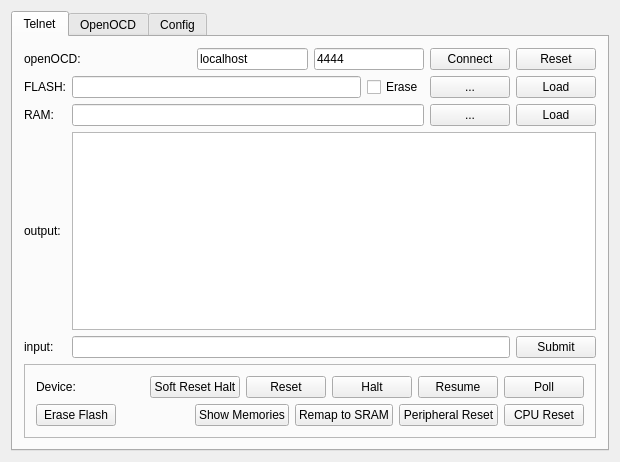
<?xml version="1.0" encoding="UTF-8"?>
<ui version="4.0">
 <class>MainWidget</class>
 <widget class="QWidget" name="MainWidget">
  <property name="geometry">
   <rect>
    <x>0</x>
    <y>0</y>
    <width>620</width>
    <height>436</height>
   </rect>
  </property>
  <property name="windowTitle">
   <string>SAM7 openOCD GUI V0.3</string>
  </property>
  <layout class="QGridLayout" name="gridLayout">
   <item row="0" column="0">
    <widget class="QTabWidget" name="tabWidget">
     <property name="currentIndex">
      <number>0</number>
     </property>
     <widget class="QWidget" name="tabTelnet">
      <attribute name="title">
       <string>Telnet</string>
      </attribute>
      <layout class="QGridLayout" name="gridLayout_2">
       <item row="0" column="0" colspan="2">
        <layout class="QHBoxLayout" name="horizontalLayout_7">
         <item>
          <widget class="QLabel" name="labelOpenOCD">
           <property name="layoutDirection">
            <enum>Qt::LeftToRight</enum>
           </property>
           <property name="text">
            <string>openOCD:</string>
           </property>
          </widget>
         </item>
         <item>
          <spacer name="horizontalSpacerConnection">
           <property name="orientation">
            <enum>Qt::Horizontal</enum>
           </property>
           <property name="sizeHint" stdset="0">
            <size>
             <width>40</width>
             <height>20</height>
            </size>
           </property>
          </spacer>
         </item>
         <item>
          <widget class="QLineEdit" name="lineEditHost">
           <property name="text">
            <string>localhost</string>
           </property>
          </widget>
         </item>
         <item>
          <widget class="QLineEdit" name="lineEditPort">
           <property name="text">
            <string>4444</string>
           </property>
          </widget>
         </item>
         <item>
          <widget class="QPushButton" name="pushButtonOocdConnect">
           <property name="toolTip">
            <string>Connect to the openOCD server via telnet over port 4444</string>
           </property>
           <property name="text">
            <string>Connect</string>
           </property>
          </widget>
         </item>
         <item>
          <widget class="QPushButton" name="pushButtonOocdReset">
           <property name="toolTip">
            <string>Reset the JTAG connection</string>
           </property>
           <property name="text">
            <string>Reset</string>
           </property>
          </widget>
         </item>
        </layout>
       </item>
       <item row="1" column="0">
        <widget class="QLabel" name="labelFlash">
         <property name="text">
          <string>FLASH:</string>
         </property>
         <property name="buddy">
          <cstring>lineEditFlash</cstring>
         </property>
        </widget>
       </item>
       <item row="1" column="1">
        <layout class="QHBoxLayout" name="horizontalLayout_5">
         <item>
          <widget class="QLineEdit" name="lineEditFlash"/>
         </item>
         <item>
          <widget class="QCheckBox" name="checkBoxErase">
           <property name="text">
            <string>Erase</string>
           </property>
          </widget>
         </item>
         <item>
          <widget class="QPushButton" name="pushButtonFlashFile">
           <property name="toolTip">
            <string>browse for flash image</string>
           </property>
           <property name="text">
            <string>...</string>
           </property>
          </widget>
         </item>
         <item>
          <widget class="QPushButton" name="pushButtonFlashLoad">
           <property name="toolTip">
            <string>load the flash image into the chip</string>
           </property>
           <property name="text">
            <string>Load</string>
           </property>
          </widget>
         </item>
        </layout>
       </item>
       <item row="2" column="0">
        <widget class="QLabel" name="labelRam">
         <property name="text">
          <string>RAM:</string>
         </property>
         <property name="buddy">
          <cstring>lineEditRam</cstring>
         </property>
        </widget>
       </item>
       <item row="2" column="1">
        <layout class="QHBoxLayout" name="horizontalLayout_4">
         <item>
          <widget class="QLineEdit" name="lineEditRam"/>
         </item>
         <item>
          <widget class="QPushButton" name="pushButtonRamFile">
           <property name="toolTip">
            <string>browse for RAM image</string>
           </property>
           <property name="text">
            <string>...</string>
           </property>
          </widget>
         </item>
         <item>
          <widget class="QPushButton" name="pushButtonRamLoad">
           <property name="toolTip">
            <string>Load the RAM image into the chip</string>
           </property>
           <property name="text">
            <string>Load</string>
           </property>
          </widget>
         </item>
        </layout>
       </item>
       <item row="3" column="0">
        <widget class="QLabel" name="labelOutput">
         <property name="text">
          <string>output:</string>
         </property>
         <property name="buddy">
          <cstring>textEditOutput</cstring>
         </property>
        </widget>
       </item>
       <item row="3" column="1">
        <widget class="QTextEdit" name="textEditOutput">
         <property name="font">
          <font>
           <family>Courier New</family>
          </font>
         </property>
         <property name="cursor" stdset="0">
          <cursorShape>IBeamCursor</cursorShape>
         </property>
         <property name="contextMenuPolicy">
          <enum>Qt::DefaultContextMenu</enum>
         </property>
         <property name="acceptDrops">
          <bool>false</bool>
         </property>
         <property name="lineWrapMode">
          <enum>QTextEdit::NoWrap</enum>
         </property>
         <property name="readOnly">
          <bool>true</bool>
         </property>
        </widget>
       </item>
       <item row="4" column="0">
        <widget class="QLabel" name="labelInput">
         <property name="text">
          <string>input:</string>
         </property>
         <property name="buddy">
          <cstring>lineEditInput</cstring>
         </property>
        </widget>
       </item>
       <item row="4" column="1">
        <layout class="QHBoxLayout" name="horizontalLayout_2">
         <item>
          <widget class="QLineEdit" name="lineEditInput"/>
         </item>
         <item>
          <widget class="QPushButton" name="pushButtonSubmit">
           <property name="text">
            <string>Submit</string>
           </property>
          </widget>
         </item>
        </layout>
       </item>
       <item row="5" column="0" colspan="2">
        <widget class="QFrame" name="frameDevice">
         <property name="font">
          <font>
           <kerning>true</kerning>
          </font>
         </property>
         <property name="frameShape">
          <enum>QFrame::StyledPanel</enum>
         </property>
         <layout class="QVBoxLayout" name="verticalLayout_2">
          <item>
           <layout class="QHBoxLayout" name="horizontalLayout">
            <item>
             <widget class="QLabel" name="labelDevice">
              <property name="text">
               <string>Device:</string>
              </property>
              <property name="buddy">
               <cstring>lineEditRam</cstring>
              </property>
             </widget>
            </item>
            <item>
             <spacer name="horizontalSpacerOcdCmd">
              <property name="orientation">
               <enum>Qt::Horizontal</enum>
              </property>
              <property name="sizeHint" stdset="0">
               <size>
                <width>40</width>
                <height>20</height>
               </size>
              </property>
             </spacer>
            </item>
            <item>
             <widget class="QPushButton" name="pushButtonSoftReset">
              <property name="toolTip">
               <string>soft_reset_halt</string>
              </property>
              <property name="text">
               <string>Soft Reset Halt</string>
              </property>
             </widget>
            </item>
            <item>
             <widget class="QPushButton" name="pushButtonReset">
              <property name="text">
               <string>Reset</string>
              </property>
             </widget>
            </item>
            <item>
             <widget class="QPushButton" name="pushButtonHalt">
              <property name="toolTip">
               <string>halt the processor</string>
              </property>
              <property name="text">
               <string>Halt</string>
              </property>
             </widget>
            </item>
            <item>
             <widget class="QPushButton" name="pushButtonResume">
              <property name="toolTip">
               <string>resume</string>
              </property>
              <property name="text">
               <string>Resume</string>
              </property>
             </widget>
            </item>
            <item>
             <widget class="QPushButton" name="pushButtonPoll">
              <property name="toolTip">
               <string>check for the processor state</string>
              </property>
              <property name="text">
               <string>Poll</string>
              </property>
             </widget>
            </item>
           </layout>
          </item>
          <item>
           <layout class="QHBoxLayout" name="horizontalLayoutMcuCmd">
            <item>
             <widget class="QPushButton" name="pushButtonEraseFlash">
              <property name="toolTip">
               <string>delete all data in the flash memory</string>
              </property>
              <property name="text">
               <string>Erase Flash</string>
              </property>
             </widget>
            </item>
            <item>
             <spacer name="horizontalSpacerMcuCmd">
              <property name="orientation">
               <enum>Qt::Horizontal</enum>
              </property>
              <property name="sizeHint" stdset="0">
               <size>
                <width>40</width>
                <height>20</height>
               </size>
              </property>
             </spacer>
            </item>
            <item>
             <widget class="QPushButton" name="pushButtonShowMem">
              <property name="toolTip">
               <string>&lt;!DOCTYPE HTML PUBLIC &quot;-//W3C//DTD HTML 4.0//EN&quot; &quot;http://www.w3.org/TR/REC-html40/strict.dtd&quot;&gt;
&lt;html&gt;&lt;head&gt;&lt;meta name=&quot;qrichtext&quot; content=&quot;1&quot; /&gt;&lt;style type=&quot;text/css&quot;&gt;
p, li { white-space: pre-wrap; }
&lt;/style&gt;&lt;/head&gt;&lt;body style=&quot; font-family:'MS Shell Dlg 2'; font-size:8.25pt; font-weight:400; font-style:normal;&quot;&gt;
&lt;p style=&quot; margin-top:0px; margin-bottom:0px; margin-left:0px; margin-right:0px; -qt-block-indent:0; text-indent:0px;&quot;&gt;&lt;span style=&quot; font-size:8pt;&quot;&gt;show some bytes of the RAM, FLASH and remapped memory&lt;/span&gt;&lt;/p&gt;
&lt;p style=&quot; margin-top:0px; margin-bottom:0px; margin-left:0px; margin-right:0px; -qt-block-indent:0; text-indent:0px;&quot;&gt;&lt;span style=&quot; font-size:8pt;&quot;&gt;use this function to check, which memory is mapped to 0x000 0000&lt;/span&gt;&lt;/p&gt;&lt;/body&gt;&lt;/html&gt;</string>
              </property>
              <property name="text">
               <string>Show Memories</string>
              </property>
             </widget>
            </item>
            <item>
             <widget class="QPushButton" name="pushButtonRemap">
              <property name="toolTip">
               <string>do the remap command</string>
              </property>
              <property name="text">
               <string>Remap to SRAM</string>
              </property>
             </widget>
            </item>
            <item>
             <widget class="QPushButton" name="pushButtonPeriphReset">
              <property name="toolTip">
               <string>Resets Peripherals and also remaps back to flash</string>
              </property>
              <property name="text">
               <string>Peripheral Reset</string>
              </property>
             </widget>
            </item>
            <item>
             <widget class="QPushButton" name="pushButtonCpuReset">
              <property name="toolTip">
               <string>Reset the CPU and all its registers</string>
              </property>
              <property name="text">
               <string>CPU Reset</string>
              </property>
             </widget>
            </item>
           </layout>
          </item>
         </layout>
        </widget>
       </item>
      </layout>
     </widget>
     <widget class="QWidget" name="tabOpenOCD">
      <attribute name="title">
       <string>OpenOCD</string>
      </attribute>
      <layout class="QGridLayout" name="gridLayout_3">
       <item row="0" column="0" colspan="2">
        <layout class="QHBoxLayout" name="horizontalLayout_3">
         <item>
          <widget class="QLabel" name="labelOcdConfig">
           <property name="text">
            <string>OpenOCD-Config:</string>
           </property>
           <property name="buddy">
            <cstring>lineEditRam</cstring>
           </property>
          </widget>
         </item>
         <item>
          <widget class="QLineEdit" name="lineEditOcdConfig">
           <property name="text">
            <string>at91sam7_wiggler.cfg</string>
           </property>
          </widget>
         </item>
         <item>
          <widget class="QPushButton" name="pushButtonOcdConfigFile">
           <property name="toolTip">
            <string>browse for RAM image</string>
           </property>
           <property name="text">
            <string>...</string>
           </property>
          </widget>
         </item>
         <item>
          <widget class="QPushButton" name="pushButtonOcdConfigStart">
           <property name="text">
            <string>Start</string>
           </property>
          </widget>
         </item>
        </layout>
       </item>
       <item row="1" column="0">
        <widget class="QTextEdit" name="textEditOcdConfig">
         <property name="font">
          <font>
           <family>Courier New</family>
          </font>
         </property>
         <property name="cursor" stdset="0">
          <cursorShape>IBeamCursor</cursorShape>
         </property>
         <property name="contextMenuPolicy">
          <enum>Qt::DefaultContextMenu</enum>
         </property>
         <property name="acceptDrops">
          <bool>false</bool>
         </property>
         <property name="lineWrapMode">
          <enum>QTextEdit::NoWrap</enum>
         </property>
         <property name="readOnly">
          <bool>false</bool>
         </property>
        </widget>
       </item>
       <item row="1" column="1">
        <layout class="QVBoxLayout" name="verticalLayout">
         <item>
          <spacer name="verticalSpacer_2">
           <property name="orientation">
            <enum>Qt::Vertical</enum>
           </property>
           <property name="sizeHint" stdset="0">
            <size>
             <width>20</width>
             <height>40</height>
            </size>
           </property>
          </spacer>
         </item>
         <item>
          <widget class="QPushButton" name="pushButtonUndo">
           <property name="text">
            <string>Undo</string>
           </property>
          </widget>
         </item>
         <item>
          <widget class="QPushButton" name="pushButtonRedo">
           <property name="text">
            <string>Redo</string>
           </property>
          </widget>
         </item>
         <item>
          <spacer name="verticalSpacer">
           <property name="orientation">
            <enum>Qt::Vertical</enum>
           </property>
           <property name="sizeHint" stdset="0">
            <size>
             <width>20</width>
             <height>40</height>
            </size>
           </property>
          </spacer>
         </item>
         <item>
          <widget class="QPushButton" name="pushButtonReload">
           <property name="text">
            <string>Reaload</string>
           </property>
          </widget>
         </item>
         <item>
          <widget class="QPushButton" name="pushButtonSave">
           <property name="text">
            <string>Save</string>
           </property>
          </widget>
         </item>
         <item>
          <spacer name="verticalSpacer_3">
           <property name="orientation">
            <enum>Qt::Vertical</enum>
           </property>
           <property name="sizeHint" stdset="0">
            <size>
             <width>20</width>
             <height>40</height>
            </size>
           </property>
          </spacer>
         </item>
        </layout>
       </item>
       <item row="2" column="0" colspan="2">
        <widget class="QTextEdit" name="textEditOcdTerminal">
         <property name="font">
          <font>
           <family>Courier New</family>
          </font>
         </property>
         <property name="cursor" stdset="0">
          <cursorShape>IBeamCursor</cursorShape>
         </property>
         <property name="contextMenuPolicy">
          <enum>Qt::DefaultContextMenu</enum>
         </property>
         <property name="acceptDrops">
          <bool>false</bool>
         </property>
         <property name="lineWrapMode">
          <enum>QTextEdit::NoWrap</enum>
         </property>
         <property name="readOnly">
          <bool>true</bool>
         </property>
        </widget>
       </item>
      </layout>
     </widget>
     <widget class="QWidget" name="tabConfig">
      <attribute name="title">
       <string>Config</string>
      </attribute>
      <layout class="QGridLayout" name="gridLayout_8">
       <item row="0" column="0" colspan="3">
        <layout class="QGridLayout" name="gridLayout_7" rowstretch="0,0">
         <item row="0" column="0">
          <widget class="QLabel" name="labelGuiConfig">
           <property name="text">
            <string>GUI-Config:</string>
           </property>
           <property name="buddy">
            <cstring>lineEditRam</cstring>
           </property>
          </widget>
         </item>
         <item row="0" column="1">
          <widget class="QLineEdit" name="lineEditGuiConfig">
           <property name="text">
            <string>openocd-qtgui.conf</string>
           </property>
          </widget>
         </item>
         <item row="0" column="2">
          <widget class="QPushButton" name="pushButtonGuiConfigFile">
           <property name="toolTip">
            <string>browse for RAM image</string>
           </property>
           <property name="text">
            <string>...</string>
           </property>
          </widget>
         </item>
         <item row="0" column="3">
          <widget class="QPushButton" name="pushButtonGuiConfigLoad">
           <property name="text">
            <string>Load</string>
           </property>
          </widget>
         </item>
         <item row="0" column="4">
          <widget class="QPushButton" name="pushButtonGuiConfigSave">
           <property name="text">
            <string>Save</string>
           </property>
          </widget>
         </item>
         <item row="1" column="0">
          <spacer name="verticalSpacer_4">
           <property name="orientation">
            <enum>Qt::Vertical</enum>
           </property>
           <property name="sizeHint" stdset="0">
            <size>
             <width>20</width>
             <height>40</height>
            </size>
           </property>
          </spacer>
         </item>
        </layout>
       </item>
       <item row="1" column="0">
        <layout class="QGridLayout" name="gridLayout_4">
         <item row="0" column="0" colspan="2">
          <widget class="QLabel" name="labelBaseAddress">
           <property name="text">
            <string>Base-Address:</string>
           </property>
           <property name="buddy">
            <cstring>lineEditRam</cstring>
           </property>
          </widget>
         </item>
         <item row="0" column="2">
          <widget class="QLineEdit" name="lineEditBaseAddress">
           <property name="font">
            <font>
             <family>Courier New</family>
             <pointsize>12</pointsize>
             <weight>75</weight>
             <bold>true</bold>
            </font>
           </property>
           <property name="text">
            <string>0x00000000</string>
           </property>
          </widget>
         </item>
         <item row="1" column="0" colspan="2">
          <widget class="QLabel" name="labelFlashAddress">
           <property name="text">
            <string>Flash-Address:</string>
           </property>
           <property name="buddy">
            <cstring>lineEditRam</cstring>
           </property>
          </widget>
         </item>
         <item row="1" column="2">
          <widget class="QLineEdit" name="lineEditFlashAddress">
           <property name="font">
            <font>
             <family>Courier New</family>
             <pointsize>12</pointsize>
             <weight>75</weight>
             <bold>true</bold>
            </font>
           </property>
           <property name="text">
            <string>0x00100000</string>
           </property>
          </widget>
         </item>
         <item row="2" column="0" colspan="2">
          <widget class="QLabel" name="labelRamAddress">
           <property name="text">
            <string>RAM-Address:</string>
           </property>
           <property name="buddy">
            <cstring>lineEditRam</cstring>
           </property>
          </widget>
         </item>
         <item row="2" column="2">
          <widget class="QLineEdit" name="lineEditRamAddress">
           <property name="font">
            <font>
             <family>Courier New</family>
             <pointsize>12</pointsize>
             <weight>75</weight>
             <bold>true</bold>
            </font>
           </property>
           <property name="text">
            <string>0x00200000</string>
           </property>
          </widget>
         </item>
         <item row="3" column="0" colspan="2">
          <widget class="QLabel" name="labelCpuReset">
           <property name="text">
            <string>CPU Reset:</string>
           </property>
          </widget>
         </item>
         <item row="3" column="2">
          <widget class="QLineEdit" name="lineEditCpuResetAddress">
           <property name="font">
            <font>
             <family>Courier New</family>
             <pointsize>12</pointsize>
             <weight>75</weight>
             <bold>true</bold>
            </font>
           </property>
           <property name="text">
            <string>0xfffffd00</string>
           </property>
          </widget>
         </item>
         <item row="3" column="3">
          <widget class="QLineEdit" name="lineEditCpuResetValue">
           <property name="font">
            <font>
             <family>Courier New</family>
             <pointsize>12</pointsize>
             <weight>75</weight>
             <bold>true</bold>
            </font>
           </property>
           <property name="text">
            <string>0xa5000001</string>
           </property>
          </widget>
         </item>
         <item row="4" column="0" colspan="2">
          <widget class="QLabel" name="labelPeriphReset">
           <property name="text">
            <string>Peripheral Reset:</string>
           </property>
          </widget>
         </item>
         <item row="4" column="2">
          <widget class="QLineEdit" name="lineEditPeriphResetAddress">
           <property name="font">
            <font>
             <family>Courier New</family>
             <pointsize>12</pointsize>
             <weight>75</weight>
             <bold>true</bold>
            </font>
           </property>
           <property name="text">
            <string>0xfffffd00</string>
           </property>
          </widget>
         </item>
         <item row="4" column="3">
          <widget class="QLineEdit" name="lineEditPeriphResetValue">
           <property name="font">
            <font>
             <family>Courier New</family>
             <pointsize>12</pointsize>
             <weight>75</weight>
             <bold>true</bold>
            </font>
           </property>
           <property name="text">
            <string>0xa5000004</string>
           </property>
          </widget>
         </item>
         <item row="5" column="0" colspan="2">
          <widget class="QLabel" name="labelRemap">
           <property name="text">
            <string>Remap to SRAM:</string>
           </property>
          </widget>
         </item>
         <item row="5" column="2">
          <widget class="QLineEdit" name="lineEditRemapAddress">
           <property name="font">
            <font>
             <family>Courier New</family>
             <pointsize>12</pointsize>
             <weight>75</weight>
             <bold>true</bold>
             <kerning>true</kerning>
            </font>
           </property>
           <property name="text">
            <string>0xffffff00</string>
           </property>
          </widget>
         </item>
         <item row="5" column="3">
          <widget class="QLineEdit" name="lineEditRemapValue">
           <property name="font">
            <font>
             <family>Courier New</family>
             <pointsize>12</pointsize>
             <weight>75</weight>
             <bold>true</bold>
            </font>
           </property>
           <property name="text">
            <string>0x00000001</string>
           </property>
          </widget>
         </item>
        </layout>
       </item>
       <item row="1" column="2">
        <layout class="QGridLayout" name="gridLayout_5">
         <item row="0" column="0">
          <widget class="QLabel" name="labelResetCmd">
           <property name="text">
            <string>Reset:</string>
           </property>
          </widget>
         </item>
         <item row="0" column="1">
          <widget class="QLineEdit" name="lineEditResetCmd">
           <property name="text">
            <string>reset</string>
           </property>
          </widget>
         </item>
         <item row="1" column="0">
          <widget class="QLabel" name="labelHaltCmd">
           <property name="text">
            <string>Halt:</string>
           </property>
          </widget>
         </item>
         <item row="1" column="1">
          <widget class="QLineEdit" name="lineEditHaltCmd">
           <property name="text">
            <string>halt</string>
           </property>
          </widget>
         </item>
         <item row="2" column="0">
          <widget class="QLabel" name="labelResumeCmd">
           <property name="text">
            <string>Resume:</string>
           </property>
          </widget>
         </item>
         <item row="2" column="1">
          <widget class="QLineEdit" name="lineEditResumeCmd">
           <property name="text">
            <string>resume</string>
           </property>
          </widget>
         </item>
         <item row="3" column="0">
          <widget class="QLabel" name="labelPollCmd">
           <property name="text">
            <string>Poll:</string>
           </property>
          </widget>
         </item>
         <item row="3" column="1">
          <widget class="QLineEdit" name="lineEditPollCmd">
           <property name="text">
            <string>poll</string>
           </property>
          </widget>
         </item>
         <item row="4" column="0">
          <widget class="QLabel" name="labelSoftResetCmd">
           <property name="text">
            <string>Soft-Reset:</string>
           </property>
          </widget>
         </item>
         <item row="4" column="1">
          <widget class="QLineEdit" name="lineEditSoftResetCmd">
           <property name="text">
            <string>soft_reset_halt</string>
           </property>
          </widget>
         </item>
        </layout>
       </item>
       <item row="3" column="0">
        <layout class="QGridLayout" name="gridLayout_6">
         <item row="0" column="0">
          <widget class="QLabel" name="labelFlashProbeCmd">
           <property name="text">
            <string>Flash Probe:</string>
           </property>
          </widget>
         </item>
         <item row="0" column="1">
          <widget class="QLineEdit" name="lineEditFlashProbeCmd">
           <property name="text">
            <string>flash probe 0</string>
           </property>
          </widget>
         </item>
         <item row="1" column="0">
          <widget class="QLabel" name="labelFlashInfoCmd">
           <property name="text">
            <string>Flash Info:</string>
           </property>
          </widget>
         </item>
         <item row="1" column="1">
          <widget class="QLineEdit" name="lineEditFlashInfoCmd">
           <property name="text">
            <string>flash info 0</string>
           </property>
          </widget>
         </item>
         <item row="2" column="0">
          <widget class="QLabel" name="labelFlashEraseCmd">
           <property name="text">
            <string>Flash Erase:</string>
           </property>
          </widget>
         </item>
         <item row="2" column="1">
          <widget class="QLineEdit" name="lineEditFlashEraseCmd">
           <property name="text">
            <string>flash erase_address 0x100000 0x10000</string>
           </property>
          </widget>
         </item>
         <item row="3" column="0">
          <widget class="QLabel" name="labelFlashUnlockCmd">
           <property name="text">
            <string>Flash Unlock:</string>
           </property>
          </widget>
         </item>
         <item row="3" column="1">
          <widget class="QLineEdit" name="lineEditFlashUnlockCmd">
           <property name="text">
            <string>flash protect 0 0 15</string>
           </property>
          </widget>
         </item>
         <item row="4" column="0">
          <widget class="QLabel" name="labelFlashWriteCmd">
           <property name="text">
            <string>Flash Write:</string>
           </property>
          </widget>
         </item>
         <item row="4" column="1">
          <layout class="QHBoxLayout" name="horizontalLayout_6">
           <item>
            <widget class="QLineEdit" name="lineEditFlashWriteCmd">
             <property name="text">
              <string>flash write_image</string>
             </property>
            </widget>
           </item>
           <item>
            <widget class="QLineEdit" name="lineEditEraseSuffix">
             <property name="text">
              <string>erase</string>
             </property>
            </widget>
           </item>
          </layout>
         </item>
         <item row="5" column="0">
          <widget class="QLabel" name="labelRamWriteCmd">
           <property name="text">
            <string>RAM Write:</string>
           </property>
          </widget>
         </item>
         <item row="5" column="1">
          <widget class="QLineEdit" name="lineEditRamWriteCmd">
           <property name="text">
            <string>load_image</string>
           </property>
          </widget>
         </item>
        </layout>
       </item>
       <item row="2" column="0">
        <spacer name="verticalSpacer_5">
         <property name="orientation">
          <enum>Qt::Vertical</enum>
         </property>
         <property name="sizeHint" stdset="0">
          <size>
           <width>20</width>
           <height>40</height>
          </size>
         </property>
        </spacer>
       </item>
       <item row="4" column="0">
        <spacer name="verticalSpacer_6">
         <property name="orientation">
          <enum>Qt::Vertical</enum>
         </property>
         <property name="sizeHint" stdset="0">
          <size>
           <width>20</width>
           <height>40</height>
          </size>
         </property>
        </spacer>
       </item>
       <item row="1" column="1">
        <spacer name="horizontalSpacer">
         <property name="orientation">
          <enum>Qt::Horizontal</enum>
         </property>
         <property name="sizeHint" stdset="0">
          <size>
           <width>40</width>
           <height>20</height>
          </size>
         </property>
        </spacer>
       </item>
      </layout>
     </widget>
    </widget>
   </item>
  </layout>
 </widget>
 <layoutdefault spacing="6" margin="11"/>
 <resources/>
 <connections/>
</ui>
